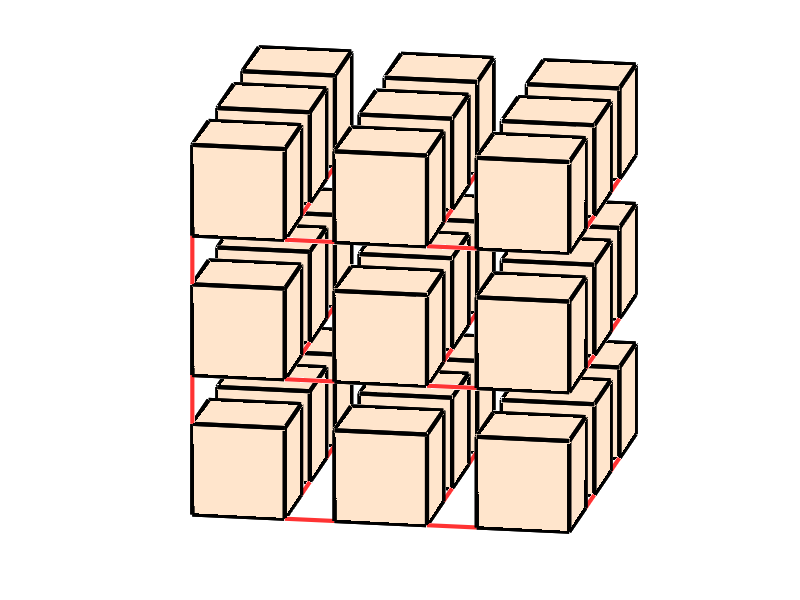

This chart was generated by the following MATLAB code:
% Construct a minimum connecting link pattern (MCP) for a 3x3x3 rectangular prismatic assembly
%
% Reference:
% G. P. T. Choi, S. Chen, L. Mahadevan, 
% ``Control of connectivity and rigidity in prismatic assemblies.''
% Proceedings of the Royal Society A, 476(2244), 20200485, 2020.

L = 3; %length
M = 3; %width
N = 3; %height
ncube = L*M*N; %Number of cubes

% Order of the 8 vertices
%   8 - - 7
%  /     /|
% 5 - - 6 |
% | 4 - | 3
% |/    |/
% 1 - - 2

% Order of the cubes
%       [24] - [25] - [26] 
%      /       /      /|
%    [21] - [22] - [23]|
%   /       /      /   |
% [18] - [19] - [20]   |
%  |                   |
%  |    [15] - [16] - [17]
%  |   /       /      /|
%  | [12] - [13] - [14]|
%  |/       /      /   |
% [9] - [10] - [11]    |
%  |                   |
%  |    [6] -  [7] -  [8]
%  |   /      /       /
%  | [3] -  [4] -  [5]
%  |/      /      /
% [0] -  [1] -  [2]


rown=ncube*18+1;
linkpairs=[
    8*0+2, 8*1+1;
    8*1+2, 8*2+1;
    8*0+3, 8*3+2;
    8*1+3, 8*4+2;
    8*2+3, 8*5+2;
    8*3+3, 8*6+2;
    8*4+3, 8*7+2;
    8*5+3, 8*8+2;
    
    8*0+5, 8*9+1;
    
    8*9+2, 8*10+1;
    8*10+2, 8*11+1;
    8*9+3, 8*12+2;
    8*10+3, 8*13+2;
    8*11+3, 8*14+2;
    8*12+3, 8*15+2;
    8*13+3, 8*16+2;
    8*14+3, 8*17+2;
    
    8*9+5, 8*18+1;
    
    8*18+2, 8*19+1;
    8*19+2, 8*20+1;
    8*18+3, 8*21+2;
    8*19+3, 8*22+2;
    8*20+3, 8*23+2;
    8*21+3, 8*24+2;
    8*22+3, 8*25+2;
    8*23+3, 8*26+2;
    ];

% generate plot
v = zeros(8*L*M*N,3);
f = [];
for i = 0:M-1 
    for j = 0:L-1
        for k = 0:N-1
            n = k*(M*L)+L*i + j + 1;
            v(8*n-7,:) = [2*j,2*i,2*k];
            v(8*n-6,:) = [2*j+1.3,2*i,2*k];
            v(8*n-5,:) = [2*j+1.3,2*i+1.3,2*k];
            v(8*n-4,:) = [2*j,2*i+1.3,2*k];
            v(8*n-3,:) = [2*j,2*i,2*k+1.3];
            v(8*n-2,:) = [2*j+1.3,2*i,2*k+1.3];
            v(8*n-1,:) = [2*j+1.3,2*i+1.3,2*k+1.3];
            v(8*n,:) = [2*j,2*i+1.3,2*k+1.3];
            f = [f; 
                8*n-7, 8*n-4, 8*n-5, 8*n-6;
                8*n-3, 8*n-2, 8*n-1, 8*n-0;
                8*n-7, 8*n-3, 8*n-0, 8*n-4;
                8*n-6, 8*n-5, 8*n-1, 8*n-2;
                8*n-7, 8*n-6, 8*n-2, 8*n-3;
                8*n-5, 8*n-4, 8*n-0, 8*n-1];
        end
    end
end

fig = figure; hold on
%  plot the links
for i = 1:length(linkpairs)
    plot3(v(linkpairs(i,:),1), v(linkpairs(i,:),2), v(linkpairs(i,:),3),'Color',[255 51 51]/255,'LineWidth',3);
end
% plot the cubes
patch('Faces',f,'Vertices',v,'FaceColor',[255 229 204]/255,'LineWidth',3);
axis equal tight off
view([10 15])
